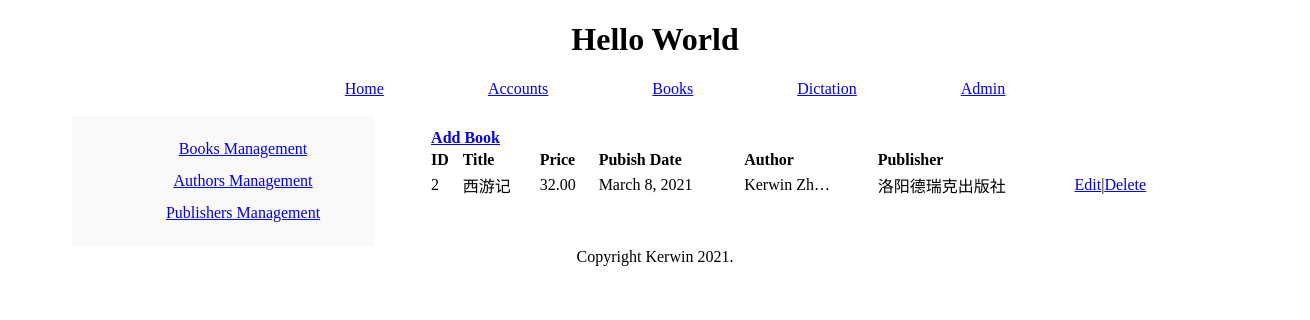
The page /books/ on the database its author committed.
### BookModel/models.py (models this page shows)
class Book(models.Model):
    title = models.CharField(max_length=64)
    price = models.DecimalField(max_digits=5, decimal_places=2)
    pub_date = models.DateField()
    publisher = models.ForeignKey('Publisher', on_delete=models.CASCADE)
    authors = models.ManyToManyField('Author')

class Author(models.Model):
    name = models.CharField(max_length=32)
    age = models.SmallIntegerField()
    def __str__(self):
        return '%s(%s)' % (self.name, self.detail.get_gender_display()[0:1])

class AuthorDetail(models.Model):
    gender = models.SmallIntegerField(
        choices=common.GENDER_LIST)
    tel = models.CharField(max_length=32)
    address = models.CharField(max_length=64)
    birthday = models.DateField()
    author = models.OneToOneField(
        "Author", related_name="detail", primary_key=True, unique=True, on_delete=models.CASCADE)

class Publisher(models.Model):
    name = models.CharField(max_length=32, unique=True)
    city = models.CharField(max_length=64)
    email = models.EmailField()
    def __str__(self):
        return self.name

### BookModel/views.py (the view)
# urls.py: path('', views.index),
def index(request):
    l1 = Book.objects.all().order_by('-id')
    return render(request, 'books/index.html', {'context': l1})

### Templates/Books/index.html
{%extends 'base.html'%}{%block mainbody%}
<table class="nav">
  <tr>
    <td class="nav-bar">{%include 'books/nav.html'%}</td>
    <td class="container">
      <table>
        <thead>
          <tr>
            <th colspan="4" style="text-align: left">
              <a href="../add">Add Book</a>
            </th>
          </tr>
          <tr>
            <th>ID</th>
            <th>Title</th>
            <th>Price</th>
            <th>Pubish Date</th>
            <th>Author</th>
            <th>Publisher</th>
            <th></th>
          </tr>
        </thead>
        <tbody>
          {% for book in context %}
          <tr>
            <td>{{book.id}}</td>
            <td>{{book.title}}</td>
            <td>{{book.price}}</td>
            <td>{{book.pub_date}}</td>
            <td>{{book.authors.all|join:','|truncatechars:10}}</td>
            <td>{{book.publisher}}</td>
            <td>
              <a href="../edit?id={{book.id}}">Edit</a>|<a
                href="../del?id={{book.id}}"
                >Delete</a
              >
            </td>
          </tr>
          {%empty%}
          <tr>
            <td colspan="7">No records</td>
          </tr>
          {% endfor %}
        </tbody>
      </table>
    </td>
  </tr>
</table>
{%endblock mainbody%}

### Statics/css/main.css (style rules this page uses)
body { margin: 0 auto; padding: 0; width: 1300px; text-align: center; }
table { margin: 0 auto; width: 90%; }
.nav .nav-bar { width: 300px; line-height: 200%; text-align: center; background: #f9f9f9; vertical-align: top; }
.nav .container { padding: 10px; text-align: left; vertical-align: top; }

### rows shown on the page
Book: id "2", title "西游记", price "32.00", pub_date "March 8, 2021", authors.all "Kerwin Zh…", publisher "洛阳德瑞克出版社"
